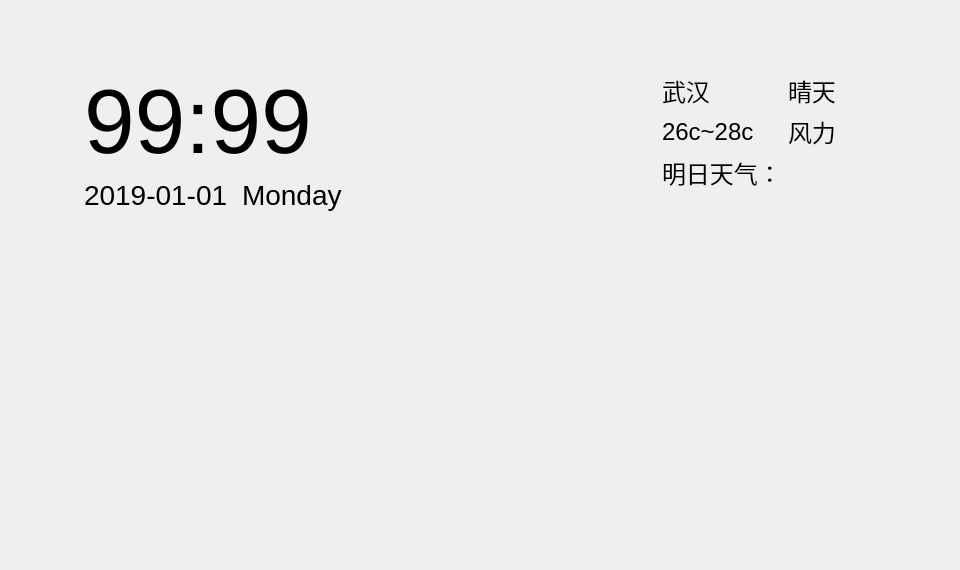
<?xml version="1.0" encoding="UTF-8"?>
<ui version="4.0">
 <class>SHHomeDlg</class>
 <widget class="QWidget" name="SHHomeDlg">
  <property name="geometry">
   <rect>
    <x>0</x>
    <y>0</y>
    <width>960</width>
    <height>570</height>
   </rect>
  </property>
  <property name="windowTitle">
   <string>SHHomeDlg</string>
  </property>
  <layout class="QGridLayout" name="gridLayout_3">
   <item row="0" column="0">
    <layout class="QHBoxLayout" name="horizontalLayout_2" stretch="2,9,9,9,1">
     <item>
      <spacer name="horizontalSpacer_2">
       <property name="orientation">
        <enum>Qt::Horizontal</enum>
       </property>
       <property name="sizeHint" stdset="0">
        <size>
         <width>58</width>
         <height>20</height>
        </size>
       </property>
      </spacer>
     </item>
     <item>
      <layout class="QVBoxLayout" name="verticalLayout_2" stretch="1,3,7">
       <item>
        <spacer name="verticalSpacer_2">
         <property name="orientation">
          <enum>Qt::Vertical</enum>
         </property>
         <property name="sizeHint" stdset="0">
          <size>
           <width>20</width>
           <height>48</height>
          </size>
         </property>
        </spacer>
       </item>
       <item>
        <widget class="QWidget" name="widget_2" native="true">
         <property name="sizePolicy">
          <sizepolicy hsizetype="Expanding" vsizetype="Expanding">
           <horstretch>0</horstretch>
           <verstretch>0</verstretch>
          </sizepolicy>
         </property>
         <layout class="QGridLayout" name="gridLayout_2">
          <item row="0" column="0">
           <layout class="QVBoxLayout" name="verticalLayout">
            <item>
             <widget class="QLabel" name="m_lbTime">
              <property name="enabled">
               <bool>true</bool>
              </property>
              <property name="sizePolicy">
               <sizepolicy hsizetype="Expanding" vsizetype="Expanding">
                <horstretch>0</horstretch>
                <verstretch>0</verstretch>
               </sizepolicy>
              </property>
              <property name="font">
               <font>
                <pointsize>68</pointsize>
               </font>
              </property>
              <property name="styleSheet">
               <string notr="true"/>
              </property>
              <property name="midLineWidth">
               <number>1</number>
              </property>
              <property name="text">
               <string>99:99</string>
              </property>
              <property name="textFormat">
               <enum>Qt::PlainText</enum>
              </property>
             </widget>
            </item>
            <item>
             <layout class="QHBoxLayout" name="horizontalLayout">
              <item>
               <widget class="QLabel" name="m_lbDate">
                <property name="sizePolicy">
                 <sizepolicy hsizetype="Expanding" vsizetype="Expanding">
                  <horstretch>0</horstretch>
                  <verstretch>0</verstretch>
                 </sizepolicy>
                </property>
                <property name="font">
                 <font>
                  <pointsize>21</pointsize>
                 </font>
                </property>
                <property name="styleSheet">
                 <string notr="true"/>
                </property>
                <property name="text">
                 <string>2019-01-01</string>
                </property>
               </widget>
              </item>
              <item>
               <spacer name="horizontalSpacer">
                <property name="orientation">
                 <enum>Qt::Horizontal</enum>
                </property>
                <property name="sizeHint" stdset="0">
                 <size>
                  <width>40</width>
                  <height>20</height>
                 </size>
                </property>
               </spacer>
              </item>
              <item>
               <widget class="QLabel" name="m_lbWeek">
                <property name="enabled">
                 <bool>true</bool>
                </property>
                <property name="sizePolicy">
                 <sizepolicy hsizetype="Expanding" vsizetype="Expanding">
                  <horstretch>0</horstretch>
                  <verstretch>0</verstretch>
                 </sizepolicy>
                </property>
                <property name="font">
                 <font>
                  <pointsize>21</pointsize>
                 </font>
                </property>
                <property name="styleSheet">
                 <string notr="true"/>
                </property>
                <property name="text">
                 <string>Monday</string>
                </property>
               </widget>
              </item>
             </layout>
            </item>
           </layout>
          </item>
         </layout>
        </widget>
       </item>
       <item>
        <spacer name="verticalSpacer">
         <property name="orientation">
          <enum>Qt::Vertical</enum>
         </property>
         <property name="sizeHint" stdset="0">
          <size>
           <width>20</width>
           <height>298</height>
          </size>
         </property>
        </spacer>
       </item>
      </layout>
     </item>
     <item>
      <spacer name="horizontalSpacer_3">
       <property name="orientation">
        <enum>Qt::Horizontal</enum>
       </property>
       <property name="sizeHint" stdset="0">
        <size>
         <width>138</width>
         <height>20</height>
        </size>
       </property>
      </spacer>
     </item>
     <item>
      <layout class="QVBoxLayout" name="verticalLayout_3" stretch="1,2,7">
       <item>
        <spacer name="verticalSpacer_4">
         <property name="orientation">
          <enum>Qt::Vertical</enum>
         </property>
         <property name="sizeHint" stdset="0">
          <size>
           <width>20</width>
           <height>48</height>
          </size>
         </property>
        </spacer>
       </item>
       <item>
        <widget class="QWidget" name="widget" native="true">
         <property name="sizePolicy">
          <sizepolicy hsizetype="Expanding" vsizetype="Expanding">
           <horstretch>0</horstretch>
           <verstretch>0</verstretch>
          </sizepolicy>
         </property>
         <layout class="QGridLayout" name="gridLayout">
          <item row="0" column="0">
           <widget class="QLabel" name="label">
            <property name="styleSheet">
             <string notr="true">border-image: url(:/images/home/晴-天气.png);</string>
            </property>
            <property name="text">
             <string/>
            </property>
           </widget>
          </item>
          <item row="0" column="1">
           <widget class="QLabel" name="m_lbLocation">
            <property name="sizePolicy">
             <sizepolicy hsizetype="Expanding" vsizetype="Preferred">
              <horstretch>0</horstretch>
              <verstretch>0</verstretch>
             </sizepolicy>
            </property>
            <property name="font">
             <font>
              <pointsize>18</pointsize>
             </font>
            </property>
            <property name="styleSheet">
             <string notr="true"/>
            </property>
            <property name="text">
             <string>武汉</string>
            </property>
           </widget>
          </item>
          <item row="0" column="2">
           <widget class="QLabel" name="m_lbWeather">
            <property name="sizePolicy">
             <sizepolicy hsizetype="Expanding" vsizetype="Preferred">
              <horstretch>0</horstretch>
              <verstretch>0</verstretch>
             </sizepolicy>
            </property>
            <property name="font">
             <font>
              <pointsize>18</pointsize>
             </font>
            </property>
            <property name="text">
             <string>晴天</string>
            </property>
           </widget>
          </item>
          <item row="0" column="3">
           <spacer name="horizontalSpacer_5">
            <property name="orientation">
             <enum>Qt::Horizontal</enum>
            </property>
            <property name="sizeHint" stdset="0">
             <size>
              <width>40</width>
              <height>20</height>
             </size>
            </property>
           </spacer>
          </item>
          <item row="1" column="1">
           <widget class="QLabel" name="m_lbTemp">
            <property name="sizePolicy">
             <sizepolicy hsizetype="Expanding" vsizetype="Minimum">
              <horstretch>0</horstretch>
              <verstretch>0</verstretch>
             </sizepolicy>
            </property>
            <property name="font">
             <font>
              <pointsize>18</pointsize>
             </font>
            </property>
            <property name="text">
             <string>26c~28c</string>
            </property>
           </widget>
          </item>
          <item row="1" column="2">
           <widget class="QLabel" name="m_lbWind">
            <property name="sizePolicy">
             <sizepolicy hsizetype="Expanding" vsizetype="Preferred">
              <horstretch>0</horstretch>
              <verstretch>0</verstretch>
             </sizepolicy>
            </property>
            <property name="font">
             <font>
              <pointsize>18</pointsize>
             </font>
            </property>
            <property name="text">
             <string>风力</string>
            </property>
           </widget>
          </item>
          <item row="1" column="3">
           <spacer name="horizontalSpacer_6">
            <property name="orientation">
             <enum>Qt::Horizontal</enum>
            </property>
            <property name="sizeHint" stdset="0">
             <size>
              <width>40</width>
              <height>20</height>
             </size>
            </property>
           </spacer>
          </item>
          <item row="2" column="1">
           <widget class="QLabel" name="NextWeathser">
            <property name="font">
             <font>
              <pointsize>18</pointsize>
             </font>
            </property>
            <property name="styleSheet">
             <string notr="true"/>
            </property>
            <property name="text">
             <string>明日天气：</string>
            </property>
           </widget>
          </item>
          <item row="2" column="2">
           <widget class="QLabel" name="m_lbNextTem">
            <property name="sizePolicy">
             <sizepolicy hsizetype="Expanding" vsizetype="Preferred">
              <horstretch>0</horstretch>
              <verstretch>0</verstretch>
             </sizepolicy>
            </property>
            <property name="font">
             <font>
              <pointsize>18</pointsize>
             </font>
            </property>
            <property name="text">
             <string/>
            </property>
           </widget>
          </item>
          <item row="2" column="3">
           <widget class="QLabel" name="m_lbNextWeather">
            <property name="sizePolicy">
             <sizepolicy hsizetype="Expanding" vsizetype="Preferred">
              <horstretch>0</horstretch>
              <verstretch>0</verstretch>
             </sizepolicy>
            </property>
            <property name="font">
             <font>
              <pointsize>18</pointsize>
             </font>
            </property>
            <property name="text">
             <string/>
            </property>
           </widget>
          </item>
         </layout>
        </widget>
       </item>
       <item>
        <spacer name="verticalSpacer_3">
         <property name="orientation">
          <enum>Qt::Vertical</enum>
         </property>
         <property name="sizeHint" stdset="0">
          <size>
           <width>20</width>
           <height>328</height>
          </size>
         </property>
        </spacer>
       </item>
      </layout>
     </item>
     <item>
      <spacer name="horizontalSpacer_4">
       <property name="orientation">
        <enum>Qt::Horizontal</enum>
       </property>
       <property name="sizeHint" stdset="0">
        <size>
         <width>40</width>
         <height>20</height>
        </size>
       </property>
      </spacer>
     </item>
    </layout>
   </item>
  </layout>
 </widget>
 <layoutdefault spacing="6" margin="11"/>
 <resources/>
 <connections/>
</ui>
